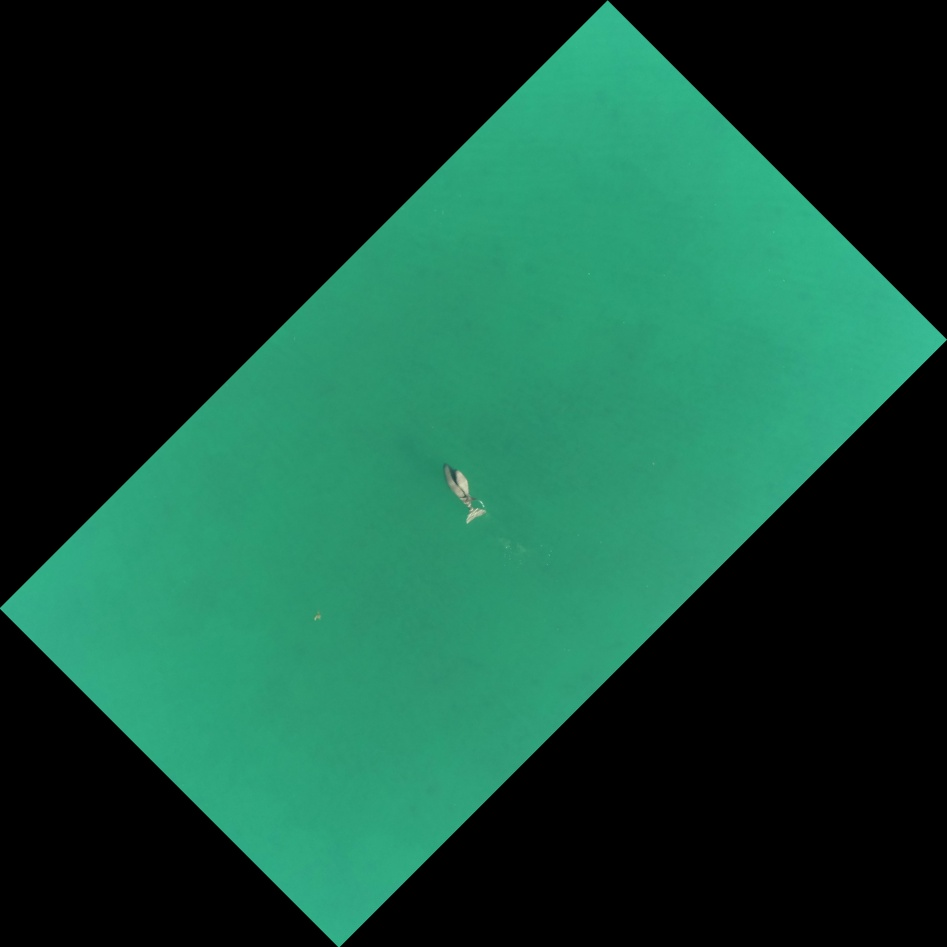
#> input picture Dugong-rotated-by-45.jpg, 947 x 947 px
$ python task3.py Dugong-rotated-by-45.jpg
#> lines starting #> are read from the running program, lines starting #| are printed output that depends on the picture; after the words box and inside, x2 and y2 are one past the last pixel; in counts of white or black regions, pixels touching at a corner belong together
#> in main, image is the input picture: shape (947, 947, 3); mean B, G, R 55.4, 73.7, 21.3
import cv2 as cv
import numpy as np
import sys
from pathlib import Path
import os

'''
Contains code copied and adapted from https://docs.opencv.org/master/d7/d4d/tutorial_py_thresholding.html
Last accessed on 30/09/2020
'''
def connectedComponentLabelling(image, fileName, fileExt, folder):
    # Best result when only using the red channel colours for Dugong image
#> called with fileName = 'Dugong-rotated-by-45', fileExt = '.jpg', folder = 'task3/'
    if(fileName.startswith("Dugong")):
        # Sets the blue colour channel to zero
        image[:,:,0] = 0
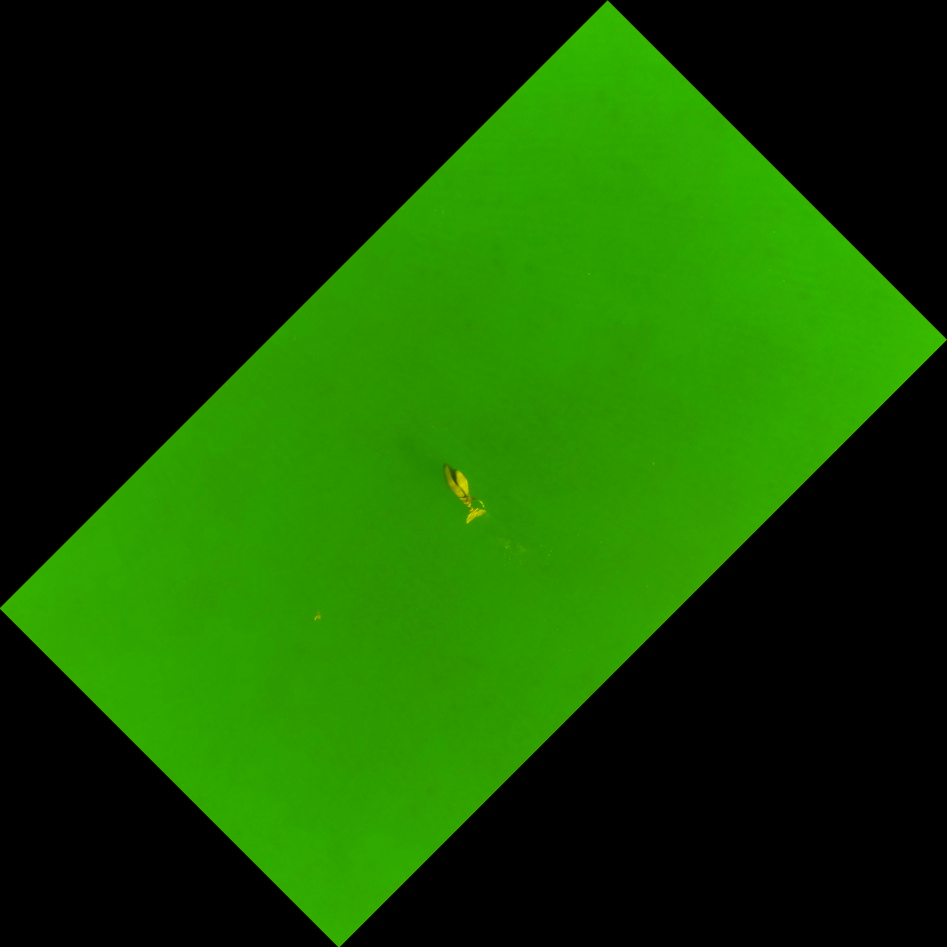
#> image: shape (947, 947, 3); mean of channels 0, 1, 2 0, 73.7, 21.3; drawn as B, G, R
        # Sets the green colour channel to zero
        image[:,:,1] = 0
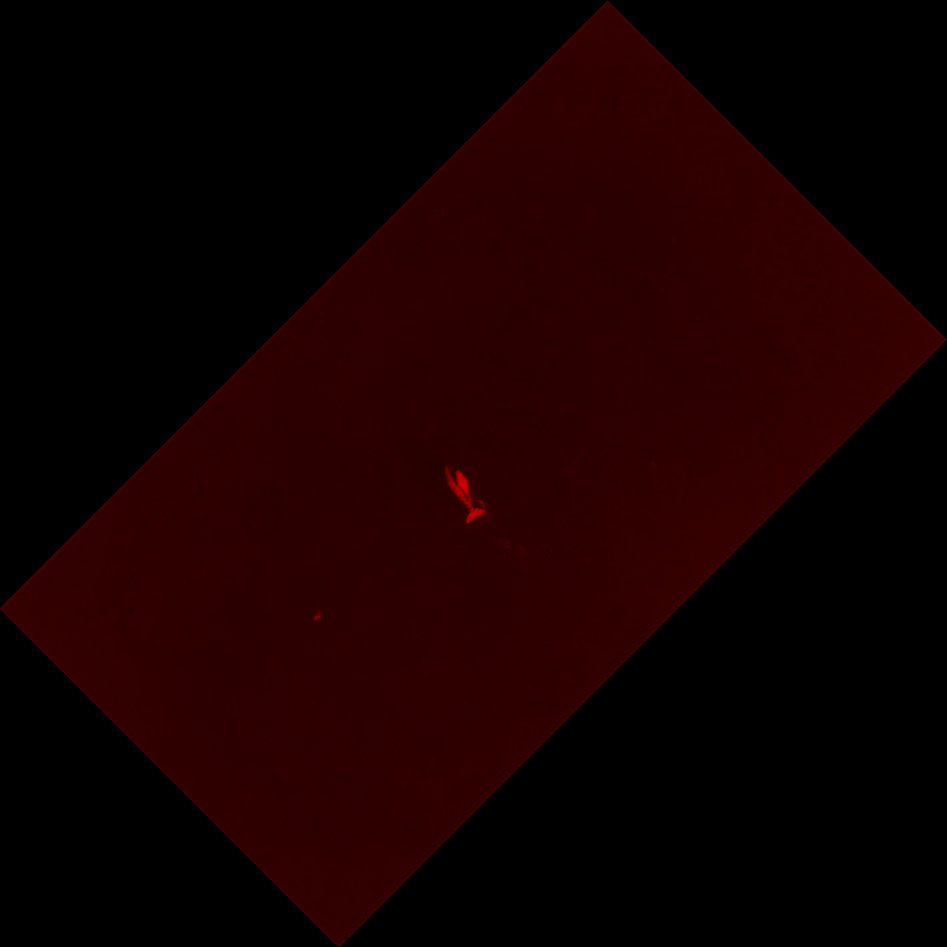
#> image: shape (947, 947, 3); mean of channels 0, 1, 2 0, 0, 21.3; drawn as B, G, R
        # Median blur gets a 'thinner' binary image
        #image = cv.medianBlur(image,5)
        image = cv.GaussianBlur(image,(7,7),0)

    gray = cv.cvtColor(image, cv.COLOR_BGR2GRAY)
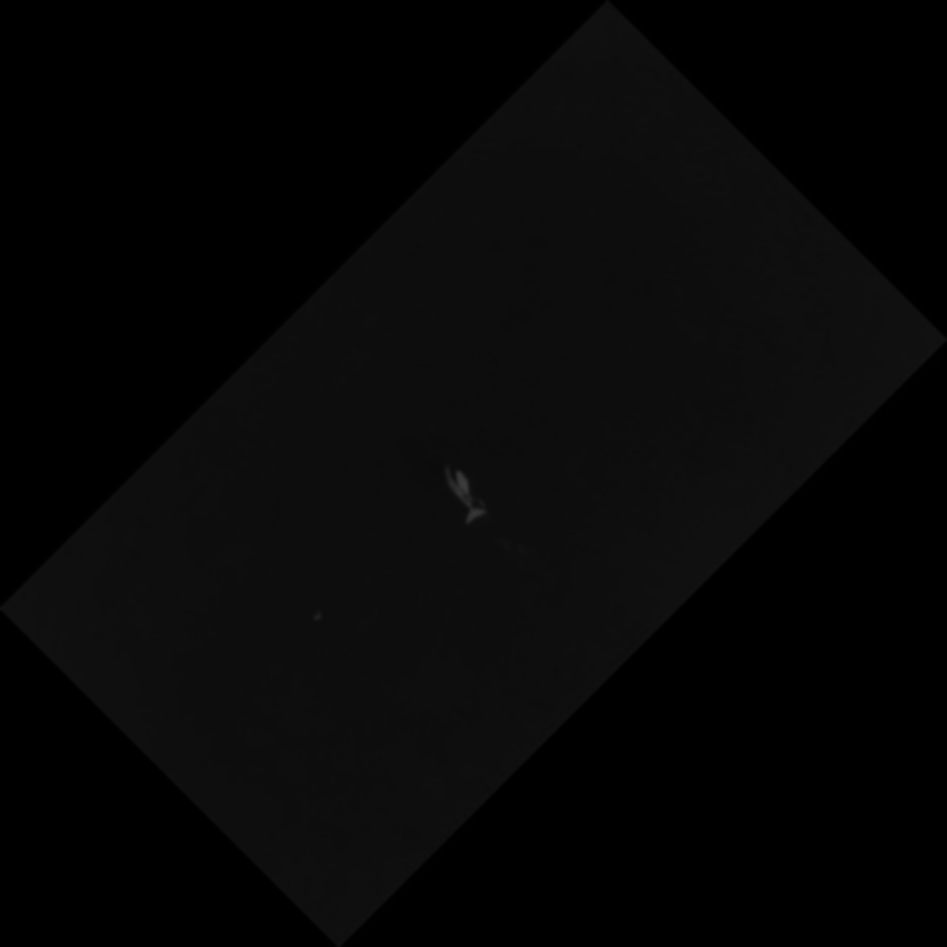
#> gray: shape (947, 947); min 0, max 60, mean 6.4
    cv.imwrite(fileName + '-gray' + fileExt, gray)
    if(fileName.startswith("Dugong")):
        (thresh, binary) = cv.threshold(gray, 128, 255, cv.THRESH_BINARY + cv.THRESH_OTSU)
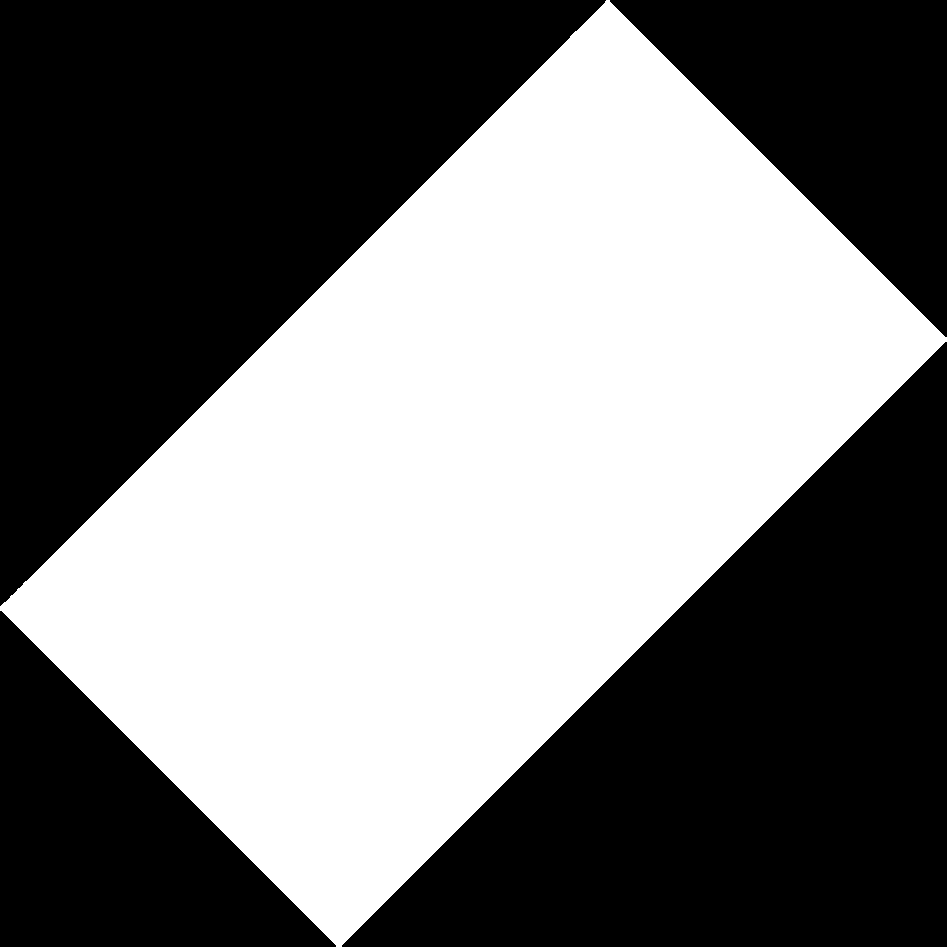
#> binary: shape (947, 947); 46.2% white; 1 white region, box (x1, y1, x2, y2) and area: (0, 0, 947, 947) 414142
#> thresh = 6
    else:
        # Use binary inv because the card's background is white
        (thresh, binary) = cv.threshold(gray, 128, 255, cv.THRESH_BINARY_INV + cv.THRESH_OTSU)
    numLabels, labels, stats, centroids = cv.connectedComponentsWithStats(binary, 8, cv.CV_32S)
#> numLabels = 2; stats = [[0, 0, 947, 947, 482667], [0, 0, 947, 947, 414142]]; centroids = [[473, 472.6], [473, 473.5]]
    textFile = open(folder  +fileName+"-ccl-stats.txt","w")
    # numLabels - 1 because excluding the background
    textFile.write("Number of components: " + str(numLabels-1) + "\n")
    for i in range(1, numLabels):
        mask =  image.copy()
        mask[labels==i] = 0
        mask[labels!=i] = 255
        x, y, xOffset, yOffset, area= stats[i]
        crop = mask[y:y+yOffset, x:x+xOffset]
        cv.imwrite(folder + fileName + '-ccl-' + str(i) + fileExt, crop)
        textFile.write("Area of component " + str(i) + ": " +  str(area) + "\n")
#> this loop made 1 pass

    cv.imwrite(folder + fileName + '-binary' + fileExt, binary)

def main():
    if(len(sys.argv) == 2):
        path = Path(sys.argv[1])
        folder = "task3/"
        if not os.path.exists(folder):
            os.mkdir(folder)
        file = sys.argv[1]
        image = cv.imread(file)
        connectedComponentLabelling(image.copy(), path.stem, path.suffix, folder)
    else:
        print("Please run the program with 'python task3.py file'")

if(__name__ == '__main__'):
    main()

$ run again, on Dugong-scale-200.jpg
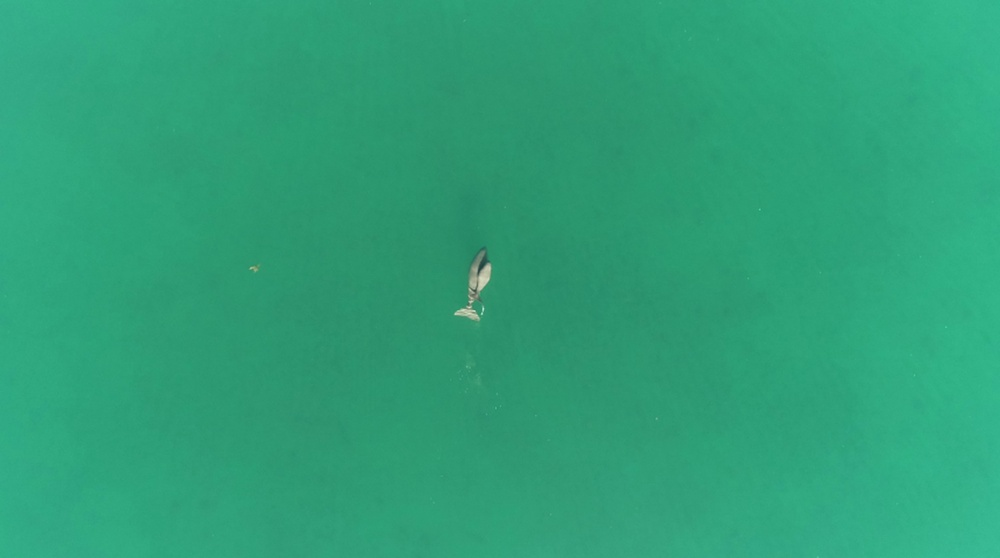
#> input picture Dugong-scale-200.jpg, 1000 x 558 px, shrunk from 1720 x 960 before the run
#> in main, image is the input picture: shape (558, 1000, 3); mean B, G, R 120.3, 160.1, 46.1
#> in connectedComponentLabelling, `image[:,:,1] = 0`:
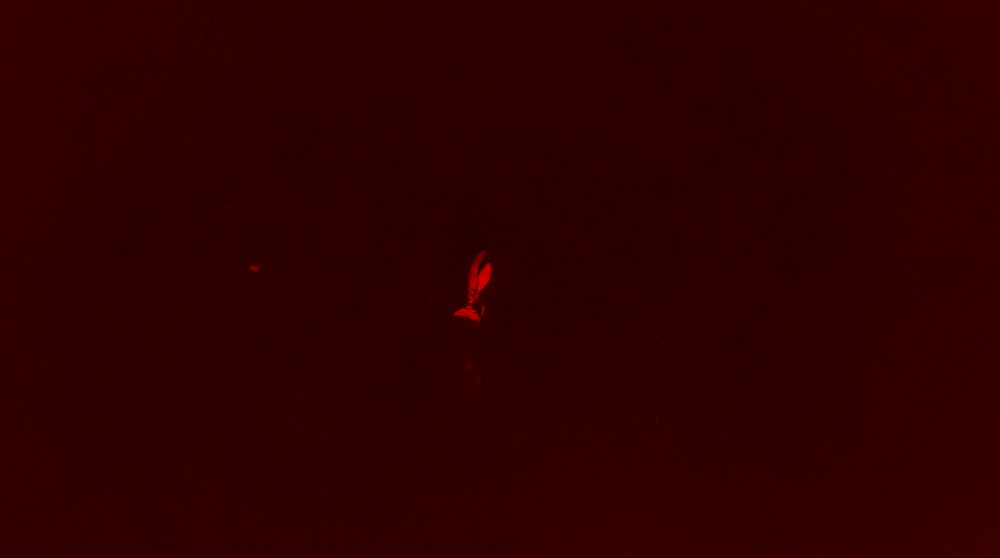
#> image: shape (558, 1000, 3); mean of channels 0, 1, 2 0, 0, 46.1; drawn as B, G, R
#> binary: shape (558, 1000); 0.17% white; 3 white regions (1 under 20 px), largest, box (x1, y1, x2, y2) and area: (454, 253, 492, 321) 909, (251, 267, 257, 271) 20
#> thresh = 27
#> labels: shape (558, 1000) int32; 4 distinct labels, from 0 to 3
#> numLabels = 4; stats = [[0, 0, 1000, 558, 557067], [454, 253, 38, 68, 909], [251, 267, 6, 4, 20], [482, 308, 2, 3, 4]]; centroids = [[499.5, 278.5], [475.3, 288.1], [253.8, 268.2], [482.8, 309]]
#> the loop in connectedComponentLabelling, `for i in range(1, numLabels):` made 3 passes
#> pass 1, in connectedComponentLabelling, `crop = mask[y:y+yOffset, x:x+xOffset]`:
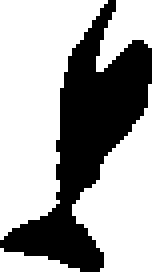
#> crop: shape (68, 38, 3) (shown 4 times larger); 64.8% white; 1 black region, box (x1, y1, x2, y2) and area: (0, 0, 38, 68) 909
